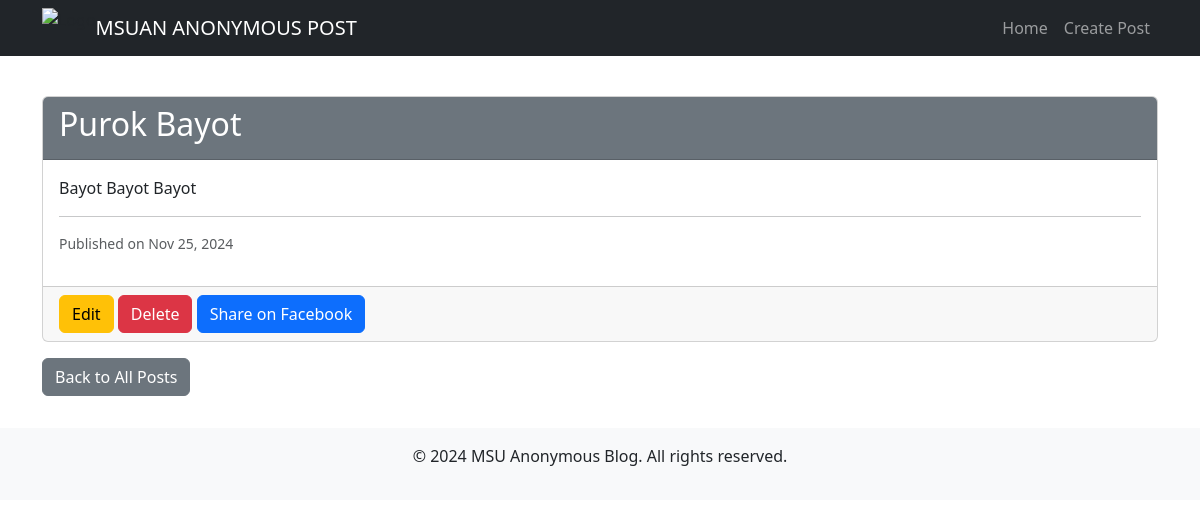
Screenshot of /post/7/ with the database file from the repository.
### blog/models.py (models this page shows, shortened)
class Post(models.Model):
    title = models.CharField(max_length=200)
    content = models.TextField()
    created_at = models.DateTimeField(auto_now_add=True)
    updated_at = models.DateTimeField(auto_now=True)

### blog/views.py (the view)
# urls.py: path('post/<int:pk>/', post_detail, name='post_detail'),
def post_detail(request, pk):
    post = get_object_or_404(Post, pk=pk)
    return render(request, 'blog/post_detail.html', {'post': post})

### blog/templates/blog/post_detail.html (shortened to what this page needs)
{% extends 'blog/base.html' %}
{% block content %}
<div class="card mt-4">
    <div class="card-header bg-secondary text-white">
        <h2>{{ post.title }}</h2>
    </div>
    <div class="card-body">
        <p>{{ post.content }}</p>
        <hr>
        <p class="text-muted small">Published on {{ post.created_at|date:"M d, Y" }}</p>
    </div>
    <div class="card-footer">
        <a href="{% url 'post_edit' post.pk %}" class="btn btn-warning">Edit</a>
        <form action="{% url 'post_delete' post.pk %}" method="POST" class="d-inline">
            <button type="submit" class="btn btn-danger">Delete</button>
        </form>
        <a href="https://www.facebook.com/sharer/sharer.php?u={{ request.build_absolute_uri }}"
        target="_blank" class="btn btn-primary">
         Share on Facebook
     </a>
    </div>
</div>
<a href="{% url 'post_list' %}" class="btn btn-secondary mt-3">Back to All Posts</a>
{% endblock %}

### blog/templates/blog/base.html (style rules this page uses)
body { padding-top: 4.5rem; }

### rows the page displays
Post: title "Purok Bayot", content "Bayot Bayot Bayot", created_at "Nov 25, 2024"
